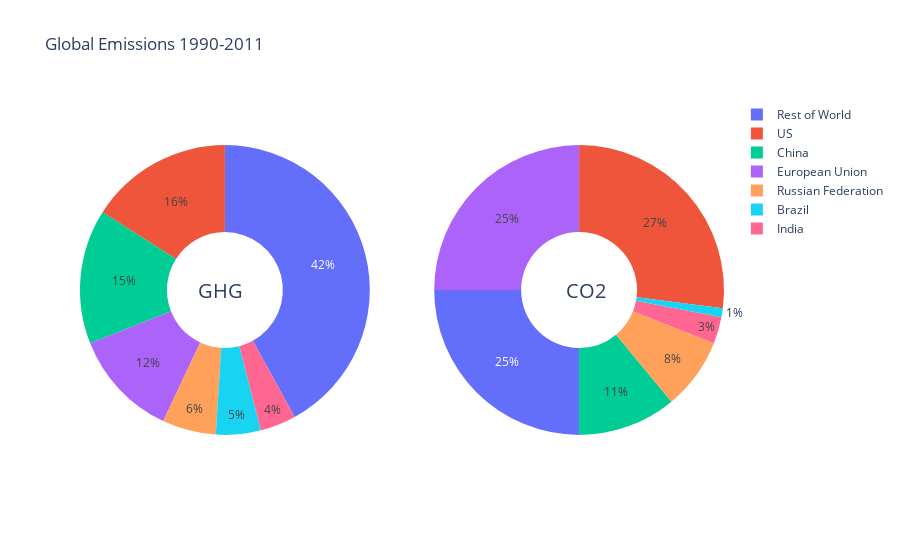

The code cell stored with this chart in its notebook:
### Code cell
status_51 = df_51[]
status_62 =
status_93 =
status_104 =
status_14 =

labels_51 = 
labels_62 =
labels_93 =
labels_104 = 
labels_14 = 

values_51 = 
values_62 =
values_93 =
values_104 =
values_14 =

# Create subplots: use 'domain' type for Pie subplot
fig = make_subplots(rows=1, cols=2, specs=[[{'type':'domain'}, {'type':'domain'}]])
fig.add_trace(go.Pie(labels=labels, values=[16, 15, 12, 6, 5, 4, 42], name="GHG Emissions"),
              1, 1)
fig.add_trace(go.Pie(labels=labels, values=[27, 11, 25, 8, 1, 3, 25], name="CO2 Emissions"),
              1, 2)

# Use `hole` to create a donut-like pie chart
fig.update_traces(hole=.4, hoverinfo="label+percent+name")

fig.update_layout(
    title_text="Global Emissions 1990-2011",
    # Add annotations in the center of the donut pies.
    annotations=[dict(text='GHG', x=0.18, y=0.5, font_size=20, showarrow=False),
                 dict(text='CO2', x=0.82, y=0.5, font_size=20, showarrow=False)])
fig.show()

### Figure 1 — Plotly figure (JSON) as saved in the notebook; plotly's stock layout.template omitted (floating-point values rounded to 4 significant figures)
{"data": [{"domain": {"x": [0, 0.45], "y": [0, 1]}, "hole": 0.4, "hoverinfo": "label+percent+name", "labels": ["US", "China", "European Union", "Russian Federation", "Brazil", "India", "Rest of World"], "name": "GHG Emissions", "type": "pie", "values": [16, 15, 12, 6, 5, 4, 42]}, {"domain": {"x": [0.55, 1], "y": [0, 1]}, "hole": 0.4, "hoverinfo": "label+percent+name", "labels": ["US", "China", "European Union", "Russian Federation", "Brazil", "India", "Rest of World"], "name": "CO2 Emissions", "type": "pie", "values": [27, 11, 25, 8, 1, 3, 25]}], "layout": {"annotations": [{"font": {"size": 20}, "showarrow": false, "text": "GHG", "x": 0.18, "y": 0.5}, {"font": {"size": 20}, "showarrow": false, "text": "CO2", "x": 0.82, "y": 0.5}], "autosize": true, "title": {"text": "Global Emissions 1990-2011"}}}
